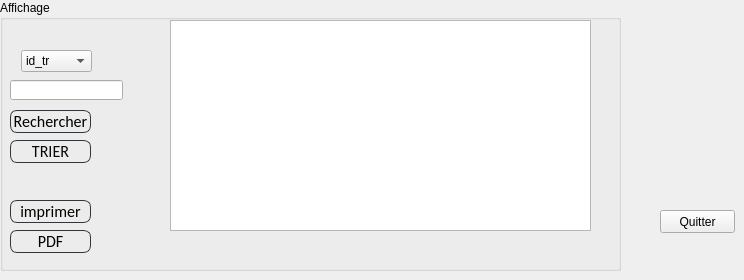
      <widget class="QWidget" name="Affichr_Traiteur">
       <attribute name="title">
        <string>Afficher Traiteur</string>
       </attribute>
       <widget class="QPushButton" name="pushButton_2">
        <property name="geometry">
         <rect>
          <x>660</x>
          <y>210</y>
          <width>75</width>
          <height>23</height>
         </rect>
        </property>
        <property name="styleSheet">
         <string notr="true">color: rgb(0, 0, 0);
font: 75 10pt &quot;MS Shell Dlg 2&quot;;</string>
        </property>
        <property name="text">
         <string>Quitter</string>
        </property>
       </widget>
       <widget class="QGroupBox" name="groupBox_2">
        <property name="geometry">
         <rect>
          <x>0</x>
          <y>0</y>
          <width>621</width>
          <height>271</height>
         </rect>
        </property>
        <property name="styleSheet">
         <string notr="true">QPushButton
{
	background: transparent;
	border-style:solid;
	border-radius:7px;
	border-width:1px;
border-color: rgb(50, 53, 57);
	color:rgb(0,0,0);
	font-size:16px;
font-family:Calibri;
}

QPushButton:hover
{
	background-color: #00000000;
	border-color: rgb(30, 227, 0);
	/*color:rgb(30, 227, 0);*/
}

QPushButton:focus
{
	background-color:  rgb(30, 227, 0);
	border-color: rgba(30, 227, 0,0);
	color:rgb(255, 255, 255);
}</string>
        </property>
        <property name="title">
         <string>Affichage</string>
        </property>
        <widget class="QTableView" name="tab_salle">
         <property name="geometry">
          <rect>
           <x>170</x>
           <y>20</y>
           <width>421</width>
           <height>211</height>
          </rect>
         </property>
        </widget>
        <widget class="QLineEdit" name="lineEdit">
         <property name="geometry">
          <rect>
           <x>10</x>
           <y>80</y>
           <width>113</width>
           <height>20</height>
          </rect>
         </property>
        </widget>
        <widget class="QPushButton" name="pushButton">
         <property name="geometry">
          <rect>
           <x>10</x>
           <y>110</y>
           <width>81</width>
           <height>23</height>
          </rect>
         </property>
         <property name="styleSheet">
          <string notr="true">color: rgb(0, 0, 0);
font: 75 10pt &quot;MS Shell Dlg 2&quot;;</string>
         </property>
         <property name="text">
          <string>Rechercher</string>
         </property>
        </widget>
        <widget class="QPushButton" name="pushButton_5">
         <property name="geometry">
          <rect>
           <x>10</x>
           <y>140</y>
           <width>81</width>
           <height>23</height>
          </rect>
         </property>
         <property name="styleSheet">
          <string notr="true">color: rgb(9, 9, 9);</string>
         </property>
         <property name="text">
          <string>TRIER</string>
         </property>
        </widget>
        <widget class="QComboBox" name="comboBox">
         <property name="geometry">
          <rect>
           <x>21</x>
           <y>50</y>
           <width>71</width>
           <height>22</height>
          </rect>
         </property>
         <item>
          <property name="text">
           <string>id_tr</string>
          </property>
         </item>
         <item>
          <property name="text">
           <string>nom_tr</string>
          </property>
         </item>
         <item>
          <property name="text">
           <string>adresse_tr</string>
          </property>
         </item>
        </widget>
        <widget class="QPushButton" name="imp_tr">
         <property name="geometry">
          <rect>
           <x>10</x>
           <y>200</y>
           <width>81</width>
           <height>23</height>
          </rect>
         </property>
         <property name="text">
          <string>imprimer</string>
         </property>
        </widget>
        <widget class="QPushButton" name="pdf_tr">
         <property name="geometry">
          <rect>
           <x>10</x>
           <y>230</y>
           <width>81</width>
           <height>23</height>
          </rect>
         </property>
         <property name="text">
          <string>PDF</string>
         </property>
        </widget>
       </widget>
      </widget>
